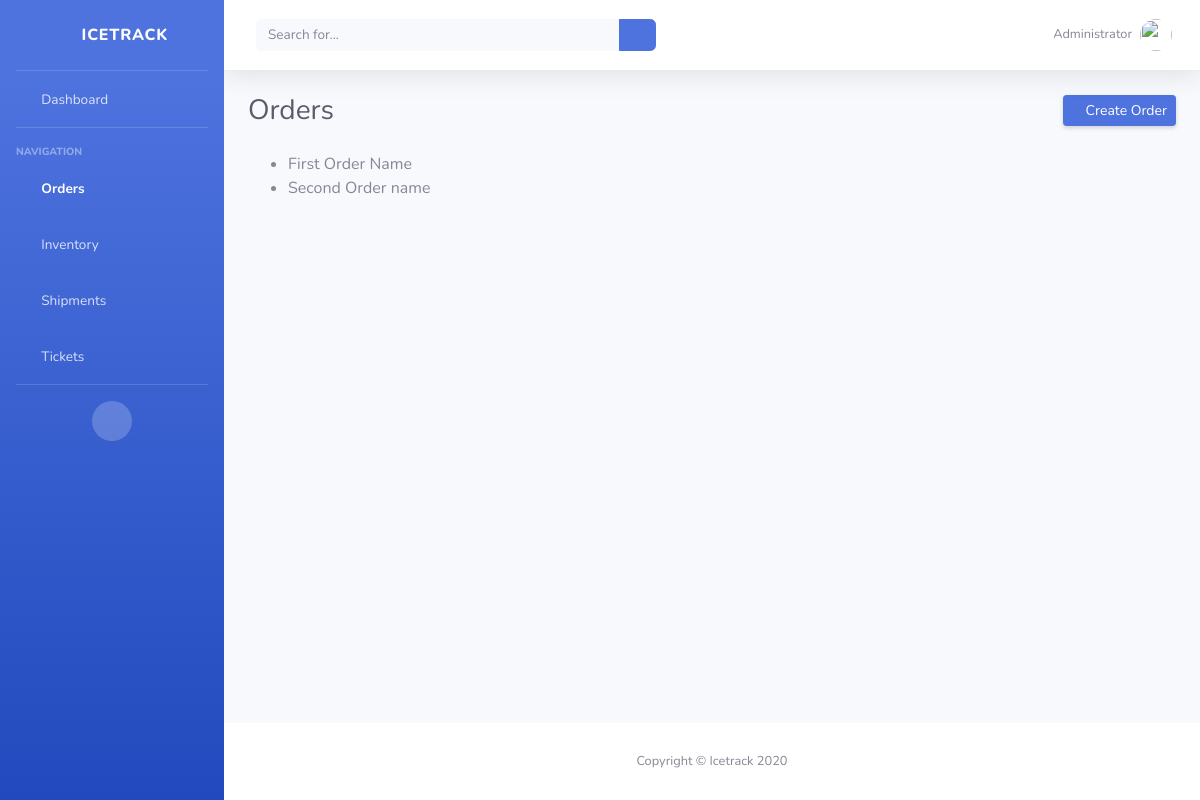
/orders/, run on an earlier commit of the app's database.
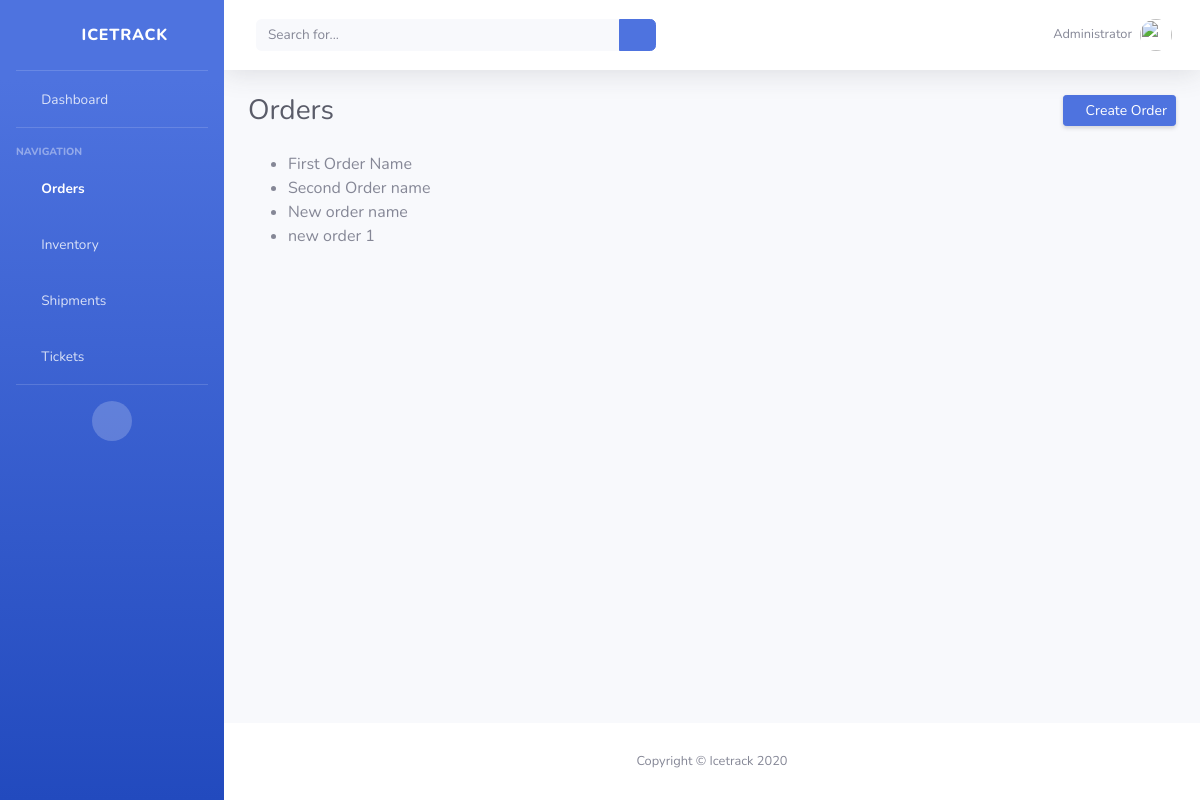
And on a later commit of the database.
### icetrack/models.py (models this page shows, shortened)
class Order(models.Model):
    name = models.TextField()

### icetrack/views.py (the view)
# urls.py: path('orders/', OrdersPageView.as_view(), name="orders"),
class OrdersPageView(ListView):
    model = Order
    template_name = 'orders.html'
    context_object_name = 'all_orders_list'

### templates/orders.html
{% extends 'base.html' %}
{% block content%}
<div class="container-fluid">
    <div class="d-sm-flex align-items-center justify-content-between mb-4">
        <h1 class="h3 mb-0 text-gray-800">Orders</h1>
        <a href="{% url 'create_order' %}" class="d-none d-sm-inline-block btn btn-sm btn-primary shadow-sm"><i class="fas fa-plus fa-sm text-white-50"></i> Create Order</a>
    </div>
    <ul>
        {% for order in all_orders_list %}
            <li>{{ order.name }}</li>
        {% endfor %}
    </ul>
</div>
{% endblock content %}

What changed in the data, as far as the page shows it:
added Order: name "New order name"
added Order: name "new order 1"
